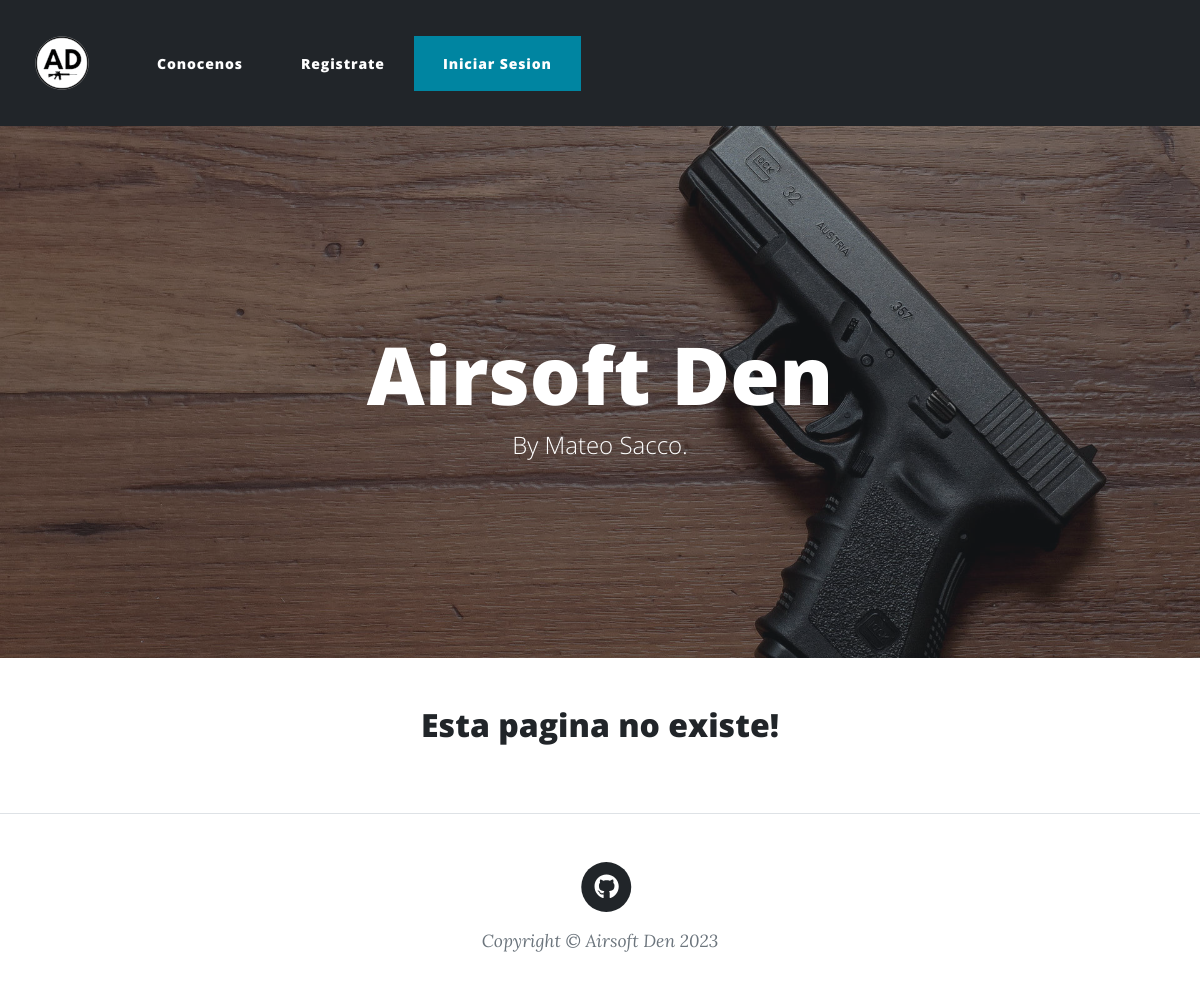
Page /category/Eventos on the earlier database version.
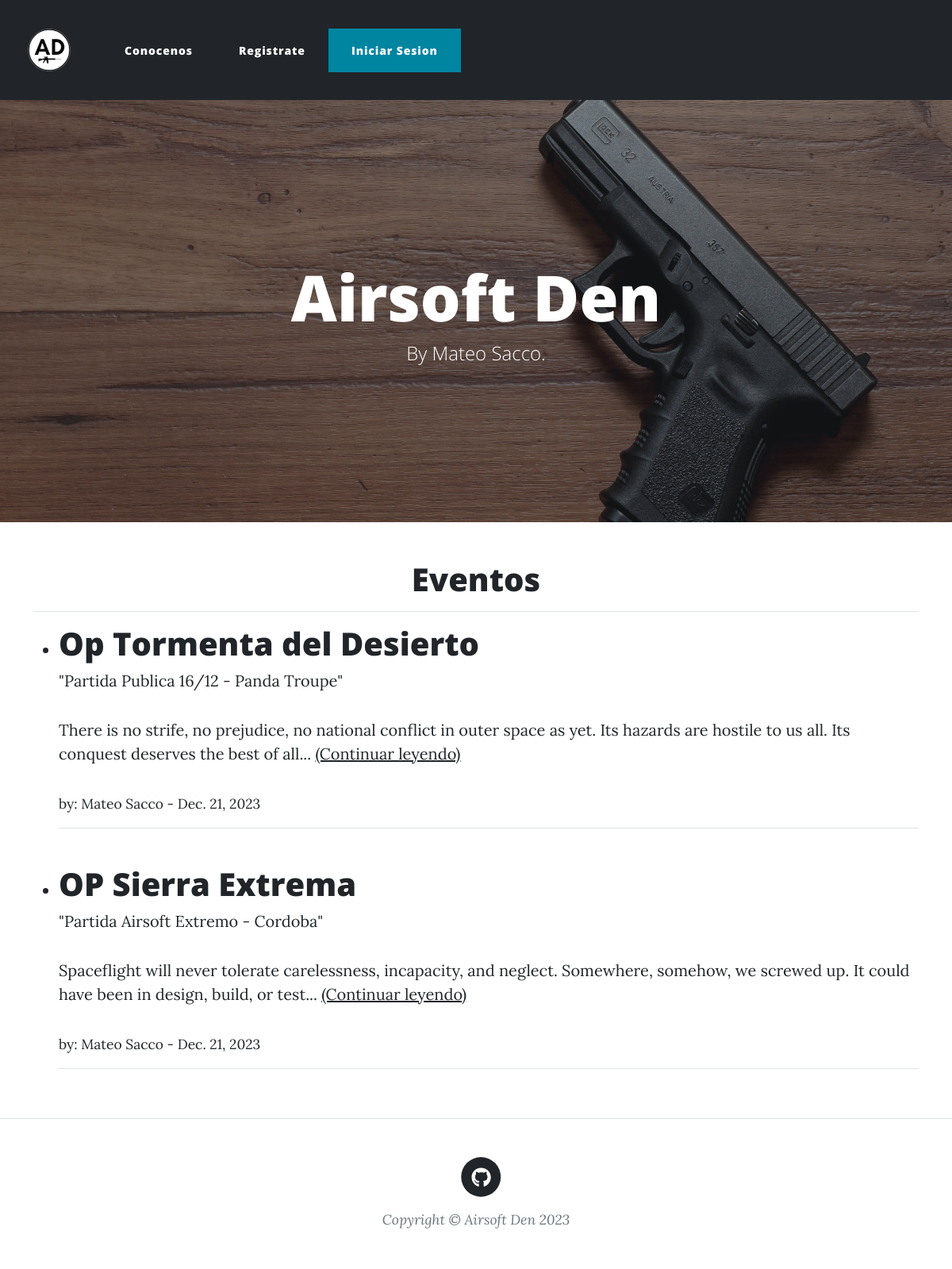
Same page on the later database version.
### blogAPP/models.py (models this page shows, shortened)
class Post(models.Model):
    titulo = models.CharField(max_length=255)
    subtitulo = models.CharField(max_length=255)
    autor = models.ForeignKey(User, on_delete=models.CASCADE)
    texto = models.TextField()
    fecha = models.DateField(auto_now_add=True, auto_now=False)
    categoria = models.CharField(max_length=20, default='Sin Categoria')

### blogAPP/views.py (the view)
# urls.py: path('category/<str:cats>', CategoryView, name="Category"),
def CategoryView(request, cats):
    category_posts = Post.objects.filter(categoria=cats)
    return render(request, "categories.html", {'cats':cats, 'category_posts':category_posts})

### blogAPP/templates/categories.html (shortened to what this page needs)
{% extends "main.html" %}
{% load static %}
{% block contenidoQueCambia%}
{% if category_posts %}
    <center><h1>{{ cats }}</h1></center>
    <hr>
    <ul>
    {% for post in category_posts %}
    <li><h1><a href="{% url 'article-detail' post.pk %}">{{ post.titulo }}</a></h1>
        "{{ post.subtitulo }}"<br>
        <p> {{ post.texto | slice:":150" }}... <a href="{% url 'article-detail' post.pk %}">(Continuar leyendo)</a></p>
        <small> by: {{ post.autor.first_name }}  {{ post.autor.last_name }} - {{ post.fecha }} </small><br></a>
        </li>
        <hr>
        <br>
    {% endfor %}
    </ul>
{% else %}
    <center><h2><strong>Esta pagina no existe!</strong></h2></center>
    <br>
    <br>
{% endif %}
{% endblock contenidoQueCambia%}

### blogAPP/templates/main.html (shortened to what this page needs)
<!DOCTYPE html>
<html lang="en">
    <head>
        {% load static %}
        <link href="{% static 'blogAPP/css/styles.css' %}" rel="stylesheet" />
    </head>
    <nav class="navbar navbar-expand-lg navbar-dark bg-dark">
        <div class="container-fluid">
          <a class="navbar-brand" href="/"><img src='/static/blogAPP/assets/img/home-btn.png'></a>
          <div class="collapse navbar-collapse" id="navbarSupportedContent">
            <ul class="navbar-nav me-auto mb-2 mb-lg-0">
                <li class="nav-item">
                    <a class="btn btn-dark" href="/about">Conocenos </a>
                </li>
                {% if user.is_authenticated %}
                    <li class="nav-item">
                    <a class="btn btn-dark" href="/add_post">Crear Publicacion </a>
                    </li>
                    <li class="nav-item">
                        <a class="btn btn-dark">Usuario: {{ user.username }} </a>
                        </li>
                    <li class="nav-item">
                    <a class="btn btn-danger" href="{%  url 'logout' %}">Cerrar Sesion </a>
                    </li>
                {% else %}
                    <li class="nav-item">
                    <a class="btn btn-dark" href="/accounts/register">Registrate </a>
                    </li>
                    <li class="nav-item" >
                    <a class="btn btn-primary" href="{%  url 'login' %}" >Iniciar Sesion </a>
                    </li>
                {% endif %}
            </ul>
          </div>
        </div>
      </nav>
    <body>
        <header class="masthead" style="background-image: url('/static/blogAPP/assets/img/home-bg.jpg')" >
            <div class="container position-relative px-4 px-lg-5">
                <div class="row gx-4 gx-lg-5 justify-content-center">
                    <div class="col-md-10 col-lg-8 col-xl-7">
                        <div class="page-heading">
                            <h1>Airsoft Den</h1>
                            <span class="subheading">By Mateo Sacco.</span>
                        </div>
                    </div>
                </div>
            </div>
        </header>
        <div class="container">
        {% block contenidoQueCambia%}
        {% endblock contenidoQueCambia%}
        </div>
        <footer class="border-top">
            <div class="container px-4 px-lg-5">
                <div class="row gx-4 gx-lg-5 justify-content-center">
                    <div class="col-md-10 col-lg-8 col-xl-7">
                        <ul class="list-inline text-center">
                        <li class="list-inline-item">
                            <a href="https://github.com/Mateosacco99" target="_blank">
                                <span class="fa-stack fa-lg">
                                    <i class="fas fa-circle fa-stack-2x"></i>
                                    <i class="fab fa-github fa-stack-1x fa-inverse"></i>
                                </span>
                            </a>
                            </li>
                        </ul>
                        <div class="small text-center text-muted fst-italic">Copyright &copy; Airsoft Den 2023</div>
                    </div>
                </div>
            </div>
        </footer>
    </body>
</html>

Differences in the rows shown:
now on this page (row edited): Post: titulo "Op Tormenta del Desierto", subtitulo "Partida Publica 16/12 - Panda Troupe", texto "There is no strife, no prejudice, no national conflict in outer space as yet. Its hazards are hostile to us all. Its conquest deserves the best of all", autor.first_name "Mateo", autor.last_name "Sacco", fecha "Dec. 21, 2023"
now on this page (row edited): Post: titulo "OP Sierra Extrema", subtitulo "Partida Airsoft Extremo - Cordoba", texto "Spaceflight will never tolerate carelessness, incapacity, and neglect. Somewhere, somehow, we screwed up. It could have been in design, build, or test", autor.first_name "Mateo", autor.last_name "Sacco", fecha "Dec. 21, 2023"
Other differences:
{{ cats }}: (not shown) → "Eventos"
text no longer shown: "Esta pagina no existe!"
